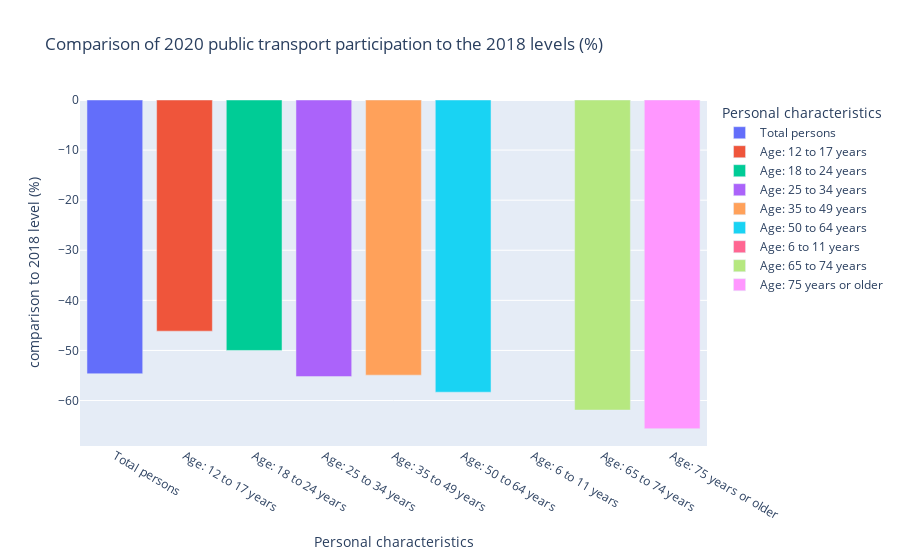

Notebook source saved alongside this figure:
### Markdown cell above
In the above graph we compare 2022 (post-covid) levels to 2018 (pre-covid) levels  
  
In terms or percentages, the average variation (variation for the total) is - 29%.  
Even if the variation was higher in terms of raw numbers for the younger age groups, proportionnaly the drop was bigger for age groups over 35 years old.
One explanation could be that, since these groups were already using public transports less than other groups, people from these older age groups were more likely to stop taking public transport, or at least decrease significantly their use of public transport. Furthermore, maybe these groups have more alternatives to public transport than younger age groups, for example access to a car.  
This leads to the following hypothesis : the younger categories contain more regular users of public transport, whose use of public transport haven't decreased that much, whereas older age groups are composed of occasionnal users of public transport, who could switch to another mode of transportation more easily. This interpretation seems to be backed up by the fact that pesons between 12 to 17 years, who have few alternatives to public transport, at least for long distances, have known the smallest relative decrease in use of public transport.

### Code cell
# Creation of a graph showing the
# difference between 2020 and 2018 levels relative to the 2018 level
px.bar(data_frame = df_age2[(df_age2['Topic'] == 2020)], x='Personal characteristics',
        y='comparison to 2018 level (%)', color='Personal characteristics',
        title = 'Comparison of 2020 public transport participation to the 2018 levels (%)')

### Figure 1 — Plotly figure (JSON) as saved in the notebook; plotly's stock layout.template omitted (floating-point values rounded to 4 significant figures)
{"data": [{"alignmentgroup": "True", "hovertemplate": "Personal characteristics=%{x}<br>comparison to 2018 level (%)=%{y}<extra></extra>", "legendgroup": "Total persons", "marker": {"color": "#636efa", "pattern": {"shape": ""}}, "name": "Total persons", "offsetgroup": "Total persons", "orientation": "v", "showlegend": true, "textposition": "auto", "type": "bar", "x": ["Total persons"], "xaxis": "x", "y": [-54.65], "yaxis": "y"}, {"alignmentgroup": "True", "hovertemplate": "Personal characteristics=%{x}<br>comparison to 2018 level (%)=%{y}<extra></extra>", "legendgroup": "Age: 12 to 17 years", "marker": {"color": "#EF553B", "pattern": {"shape": ""}}, "name": "Age: 12 to 17 years", "offsetgroup": "Age: 12 to 17 years", "orientation": "v", "showlegend": true, "textposition": "auto", "type": "bar", "x": ["Age: 12 to 17 years"], "xaxis": "x", "y": [-46.15], "yaxis": "y"}, {"alignmentgroup": "True", "hovertemplate": "Personal characteristics=%{x}<br>comparison to 2018 level (%)=%{y}<extra></extra>", "legendgroup": "Age: 18 to 24 years", "marker": {"color": "#00cc96", "pattern": {"shape": ""}}, "name": "Age: 18 to 24 years", "offsetgroup": "Age: 18 to 24 years", "orientation": "v", "showlegend": true, "textposition": "auto", "type": "bar", "x": ["Age: 18 to 24 years"], "xaxis": "x", "y": [-50], "yaxis": "y"}, {"alignmentgroup": "True", "hovertemplate": "Personal characteristics=%{x}<br>comparison to 2018 level (%)=%{y}<extra></extra>", "legendgroup": "Age: 25 to 34 years", "marker": {"color": "#ab63fa", "pattern": {"shape": ""}}, "name": "Age: 25 to 34 years", "offsetgroup": "Age: 25 to 34 years", "orientation": "v", "showlegend": true, "textposition": "auto", "type": "bar", "x": ["Age: 25 to 34 years"], "xaxis": "x", "y": [-55.22], "yaxis": "y"}, {"alignmentgroup": "True", "hovertemplate": "Personal characteristics=%{x}<br>comparison to 2018 level (%)=%{y}<extra></extra>", "legendgroup": "Age: 35 to 49 years", "marker": {"color": "#FFA15A", "pattern": {"shape": ""}}, "name": "Age: 35 to 49 years", "offsetgroup": "Age: 35 to 49 years", "orientation": "v", "showlegend": true, "textposition": "auto", "type": "bar", "x": ["Age: 35 to 49 years"], "xaxis": "x", "y": [-54.93], "yaxis": "y"}, {"alignmentgroup": "True", "hovertemplate": "Personal characteristics=%{x}<br>comparison to 2018 level (%)=%{y}<extra></extra>", "legendgroup": "Age: 50 to 64 years", "marker": {"color": "#19d3f3", "pattern": {"shape": ""}}, "name": "Age: 50 to 64 years", "offsetgroup": "Age: 50 to 64 years", "orientation": "v", "showlegend": true, "textposition": "auto", "type": "bar", "x": ["Age: 50 to 64 years"], "xaxis": "x", "y": [-58.33], "yaxis": "y"}, {"alignmentgroup": "True", "hovertemplate": "Personal characteristics=%{x}<br>comparison to 2018 level (%)=%{y}<extra></extra>", "legendgroup": "Age: 6 to 11 years", "marker": {"color": "#FF6692", "pattern": {"shape": ""}}, "name": "Age: 6 to 11 years", "offsetgroup": "Age: 6 to 11 years", "orientation": "v", "showlegend": true, "textposition": "auto", "type": "bar", "x": ["Age: 6 to 11 years"], "xaxis": "x", "y": [null], "yaxis": "y"}, {"alignmentgroup": "True", "hovertemplate": "Personal characteristics=%{x}<br>comparison to 2018 level (%)=%{y}<extra></extra>", "legendgroup": "Age: 65 to 74 years", "marker": {"color": "#B6E880", "pattern": {"shape": ""}}, "name": "Age: 65 to 74 years", "offsetgroup": "Age: 65 to 74 years", "orientation": "v", "showlegend": true, "textposition": "auto", "type": "bar", "x": ["Age: 65 to 74 years"], "xaxis": "x", "y": [-61.9], "yaxis": "y"}, {"alignmentgroup": "True", "hovertemplate": "Personal characteristics=%{x}<br>comparison to 2018 level (%)=%{y}<extra></extra>", "legendgroup": "Age: 75 years or older", "marker": {"color": "#FF97FF", "pattern": {"shape": ""}}, "name": "Age: 75 years or older", "offsetgroup": "Age: 75 years or older", "orientation": "v", "showlegend": true, "textposition": "auto", "type": "bar", "x": ["Age: 75 years or older"], "xaxis": "x", "y": [-65.62], "yaxis": "y"}], "layout": {"barmode": "relative", "legend": {"title": {"text": "Personal characteristics"}, "tracegroupgap": 0}, "title": {"text": "Comparison of 2020 public transport participation to the 2018 levels (%)"}, "xaxis": {"anchor": "y", "categoryarray": ["Total persons", "Age: 12 to 17 years", "Age: 18 to 24 years", "Age: 25 to 34 years", "Age: 35 to 49 years", "Age: 50 to 64 years", "Age: 6 to 11 years", "Age: 65 to 74 years", "Age: 75 years or older"], "categoryorder": "array", "domain": [0, 1], "title": {"text": "Personal characteristics"}}, "yaxis": {"anchor": "x", "domain": [0, 1], "title": {"text": "comparison to 2018 level (%)"}}}}
